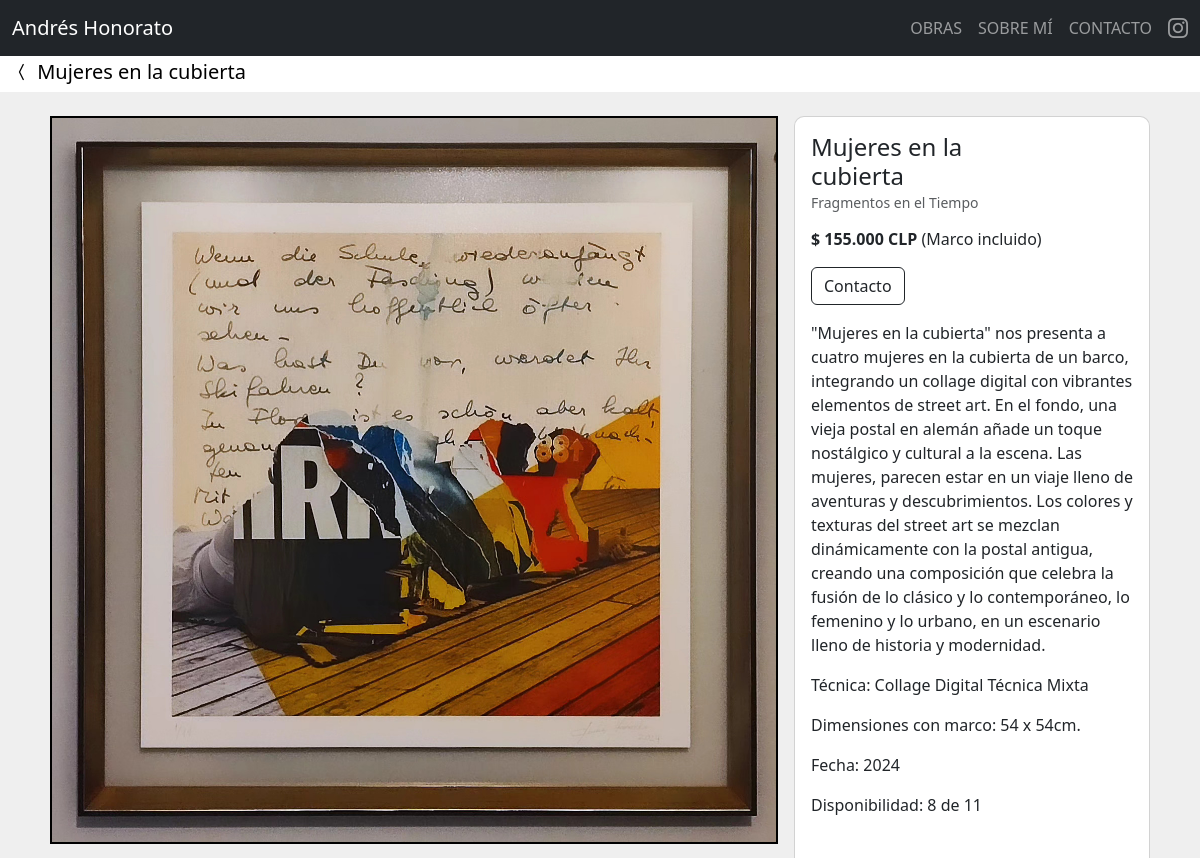
The app's page /cuadro/27/ (upper part), older data.
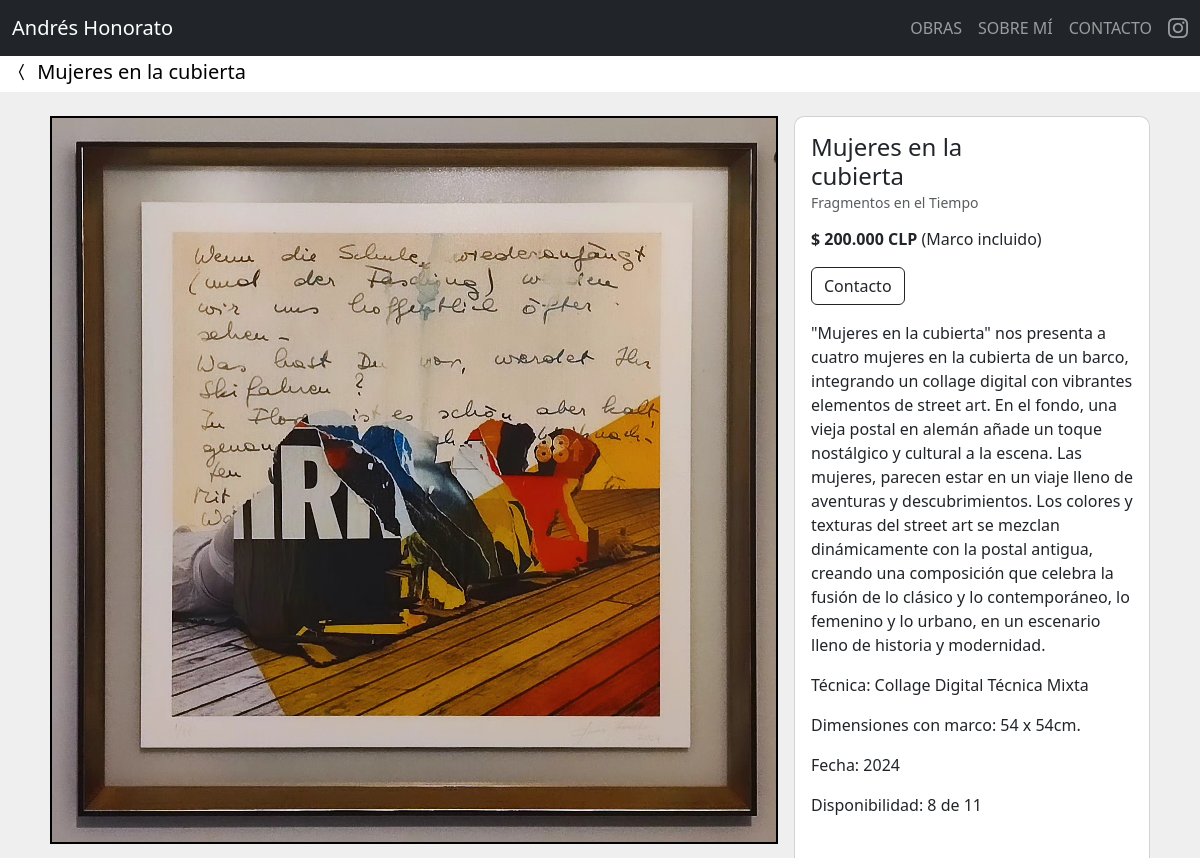
The same page, newer data.
### home/models.py (models this page shows, shortened)
class Cuadro(models.Model):
    nombre = models.CharField(max_length=200)
    autor = models.CharField(default="Andrés Honorato", max_length=200)
    coleccion = models.ForeignKey(
        Coleccion, on_delete=models.CASCADE, related_name='coleccionX', blank=True, null=True)
    tecnica = models.ForeignKey(
        Tecnica, on_delete=models.CASCADE, related_name='tecnicaX', blank=True, null=True)
    descripcion = models.TextField(blank=True)
    fecha = models.DateField()
    colores = models.CharField(max_length=200, blank=True)
    cantidad_inicial = models.PositiveIntegerField(blank=True, null=True)
    cantidad_vendida = models.PositiveIntegerField(blank=True, null=True)
    marco_sin = models.CharField(max_length=100, blank=True)
    marco_con = models.CharField(max_length=100, blank=True)
    precio_sin = models.PositiveIntegerField(blank=True, null=True)
    precio_con = models.PositiveIntegerField(blank=True, null=True)
    descuento = models.PositiveIntegerField(blank=True, null=True)
    envio1 = models.PositiveIntegerField(blank=True, null=True)
    envio2 = models.PositiveIntegerField(blank=True, null=True)
    orden = models.PositiveIntegerField(blank=True, null=True)
    vendido = models.BooleanField(default=False)
    imagen1 = models.ImageField(default='cuadros/en_preparacion.jpg', upload_to='cuadros', validators=[FileExtensionValidator(
        ['png', 'jpg', 'jpeg'])])
    imagen2 = models.ImageField(upload_to='cuadros', validators=[
                                FileExtensionValidator(['png', 'jpg', 'jpeg'])], blank=True)
    imagen3 = models.ImageField(upload_to='cuadros', validators=[
                                FileExtensionValidator(['png', 'jpg', 'jpeg'])], blank=True)
    imagen4 = models.ImageField(upload_to='cuadros', validators=[
                                FileExtensionValidator(['png', 'jpg', 'jpeg'])], blank=True)
    imagen5 = models.ImageField(upload_to='cuadros', validators=[
                                FileExtensionValidator(['png', 'jpg', 'jpeg'])], blank=True)
    imagen6 = models.ImageField(upload_to='cuadros', validators=[
                                FileExtensionValidator(['png', 'jpg', 'jpeg'])], blank=True)
    imagen7 = models.ImageField(upload_to='cuadros', validators=[
                                FileExtensionValidator(['png', 'jpg', 'jpeg'])], blank=True)
    imagen8 = models.ImageField(upload_to='cuadros', validators=[
                                FileExtensionValidator(['png', 'jpg', 'jpeg'])], blank=True)
    imagen9 = models.ImageField(upload_to='cuadros', validators=[
                                FileExtensionValidator(['png', 'jpg', 'jpeg'])], blank=True)
    creado = models.DateTimeField(auto_now_add=True)
    actulizado = models.DateTimeField(auto_now=True)
    def cuadros_disponibles(self):
        if self.cantidad_inicial:
            cuadros_disponibles = self.cantidad_inicial - self.cantidad_vendida
            return cuadros_disponibles
    @property
    def precio_punto_con(self):
        if self.precio_con is not None:
            coma = f"{self.precio_con:,}"
            punto = coma.replace(',', '.')
            return punto
        else:
            return "Pendiente"

class Coleccion(models.Model):
    nombre = models.CharField(max_length=200)
    descripcion = models.TextField(blank=True)
    fecha = models.DateField()
    creado = models.DateTimeField(auto_now_add=True)
    actulizado = models.DateTimeField(auto_now=True)
    orden = models.PositiveIntegerField(blank=True, null=True)
    def __str__(self):
        return f"{self.nombre}"

class Tecnica(models.Model):
    nombre = models.CharField(max_length=200)
    descripcion = models.TextField(blank=True)
    fecha = models.DateField()
    creado = models.DateTimeField(auto_now_add=True)
    actulizado = models.DateTimeField(auto_now=True)
    def __str__(self):
        return f"{self.nombre}"

### home/views.py (the view)
# urls.py: path('cuadro/<id>/', cuadro_view, name='cuadro-view'),
def cuadro_view(request, id):
    cuadro = Cuadro.objects.get(id=id)
    cuadros = Cuadro.objects.all()
    coleccion_ordenada = cuadro.coleccion.coleccionX.all().order_by('orden')
    lista_cuadros = list(cuadros.exclude(id=id))
    random.shuffle(lista_cuadros)  # Aleatorizar la lista
    context = {
        'cuadro': cuadro,
        'lista_cuadros': lista_cuadros,
        'coleccion_ordenada': coleccion_ordenada,
    }
    return render(request, 'home/cuadro.html', context)

### home/templates/home/cuadro.html (shortened to what this page needs)
{% extends 'base.html' %}
{% load static %}
{% block content %}
<nav class="navbar navbar-expand-lg bg-body pb-0 pt-1">
  <div class="container-fluid">
    <a class="navbar-brand" href="{% url 'home:obras-view' %}"><i class="bi bi-chevron-compact-left"></i>
      {{ cuadro.nombre }}</a>
  </div>
</nav>
<div class="container mb-1 p-4" id="{{ cuadro.id }}">
  <div class="row">
    <div class="col-md-8">
      <div class="row">
        {% if cuadro.imagen1 %}
        <div class="col-md-12 pb-2 px-2 position-relative">
          <img src="{{ cuadro.imagen1.url }}" class="d-block w-100 clickable-image rounded-image"
            alt="{{ cuadro.nombre }}" style="cursor: zoom-in;">
        </div>
        {% endif %}
        {% if cuadro.imagen2 %}
        <div class="col-md-6 p-2 position-relative">
        </div>
        {% endif %}
      </div>
    </div>
    <div class="col-md-4 px-2 cuadro-info">
      <div class="card h-100" style="border-radius: 10px;" id="{{ cuadro.id }}">
        <div class="card-body">
          <div class="row">
            <div class="col-8">
              <h6 class="card-title mb-2" style="font-size: 24px;">{{ cuadro.nombre }}</h6>
            </div>
            <div class="col-4">
            </div>
          </div>
          <a class="card-subtitle text-muted" href="{% url 'home:coleccion-view' %}?coleccion={{ cuadro.coleccion }}"
            style="text-decoration: none;">
            <h6 class="card-subtitle text-muted mb-3" style="font-size: 14px;">{{ cuadro.coleccion }}
            </h6>
          </a>
          {% if cuadro.descuento %}
          <p class="card-text text-danger mb-0" style="text-decoration: line-through;">$ {{ cuadro.precio_punto_con }}
            CLP</p>
          <p class="card-text"><strong>$ {{ cuadro.precio_con_descuento }} CLP</strong> (Marco incluido)</p>
          {% else %}
          <p class="card-text"><strong>$ {{ cuadro.precio_punto_con }} CLP</strong> (Marco incluido)</p>
          {% endif %}
          <a href="{% url 'home:contacto-view'%}" class="btn btn-outline-dark mb-3">Contacto</a>
          <p class="card-text">{{ cuadro.descripcion|linebreaksbr }}</p>
          <p class="card-text">Técnica: {{ cuadro.tecnica }}</p>
          <div class="col-12">
            <ul class="list-unstyled">
              {% if cuadro.marco_con %}
              <li>Dimensiones con marco: {{ cuadro.marco_con }}</li>
              {% endif %}
            </ul>
          </div>
          <p class="card-text">Fecha: {{ cuadro.fecha|date:"Y" }}</p>
          {% if cuadro.cantidad_inicial %}
          <p class="card-text">Disponibilidad: {{ cuadro.cuadros_disponibles }} de {{ cuadro.cantidad_inicial }}</p>
          {% endif %}
        </div>
      </div>
    </div>
  </div>
</div>
<br>
<br>
<br>
<br>
{% endblock content %}

Row changes from the older to the newer data that the page shows:
changed Cuadro "Mujeres en la cubierta": precio_punto_con "155.000" → "200.000"
